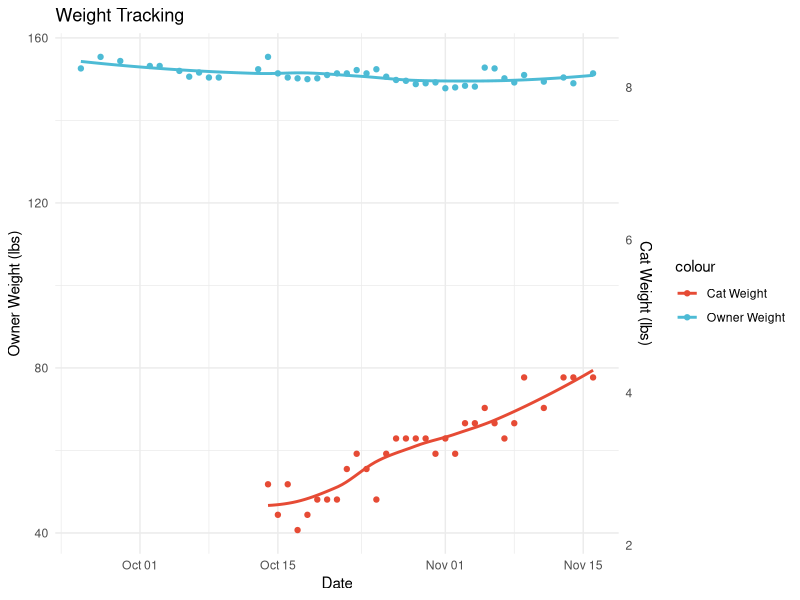

The R source for this figure:
# visualization of dat.csv
library(ggplot2)
library(ggsci) # ggsciパッケージを読み込む*

# CSVファイルを読み込む
data <- read.csv("dat.csv")


# 日付の列をDate型に変換
data$Date <- as.Date(data$Date)



# 
# 右Y軸のスケール係数を計算
# 実際のデータに基づいた適切な係数に調整する必要があります
right_y_factor <- 0.5*max(data$Owner, na.rm = TRUE) / max(data$Cat, na.rm = TRUE)

# ggplotを使用して二軸グラフを作成
gg <- ggplot(data, aes(x = Date)) +
  geom_point(aes(y = Owner, colour = "Owner Weight")) +
  geom_smooth(aes(y = Owner, colour = "Owner Weight"), se = FALSE) +
  geom_point(aes(y = Cat * right_y_factor, colour = "Cat Weight")) +
  geom_smooth(aes(y = Cat * right_y_factor, colour = "Cat Weight"), se = FALSE) +
  scale_y_continuous(
    name = "Owner Weight (lbs)",
    sec.axis = sec_axis(~ . / right_y_factor, name = "Cat Weight (lbs)")
  ) +
  scale_colour_npg() + # Nature Publishing Groupのカラーパレットを適用
  labs(title = "Weight Tracking", x = "Date", y = "Weight (lbs)") +
  theme_minimal()

# コードを実行
print(gg)


